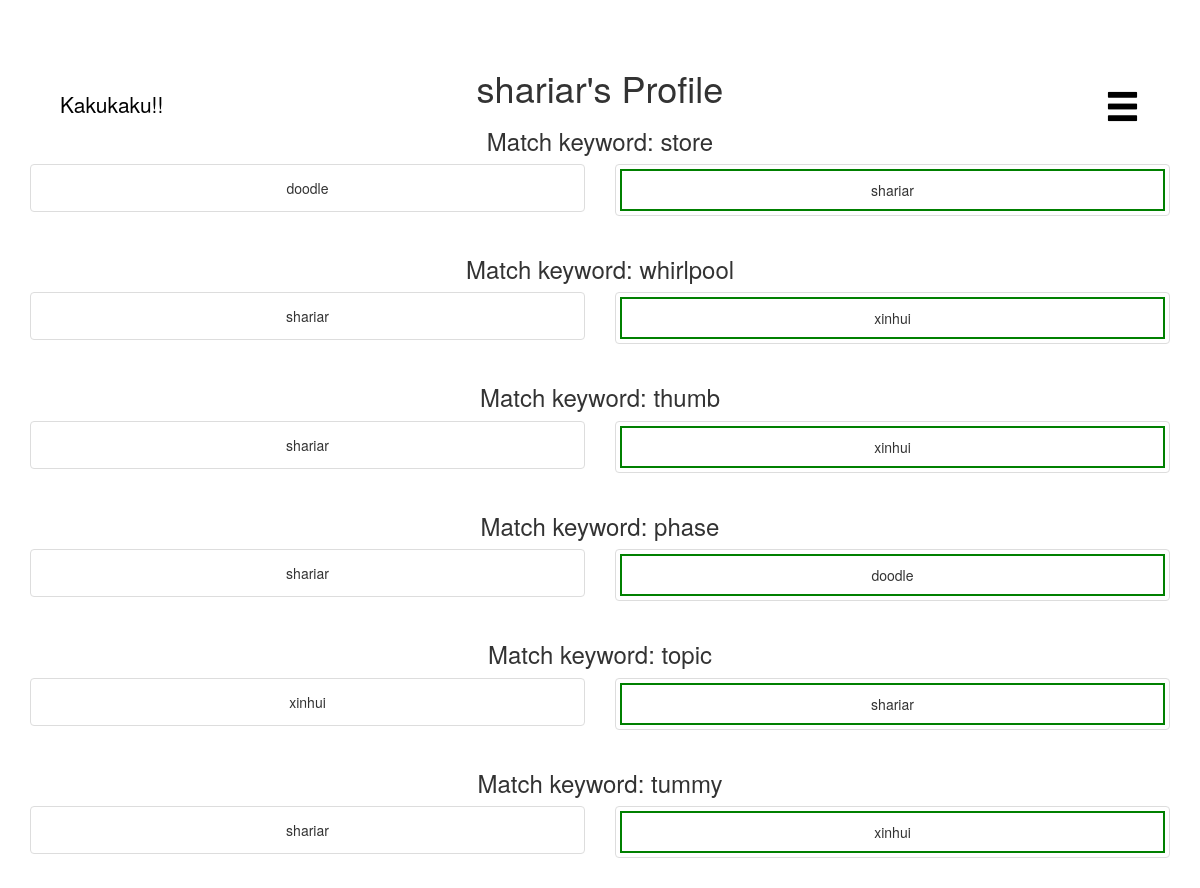
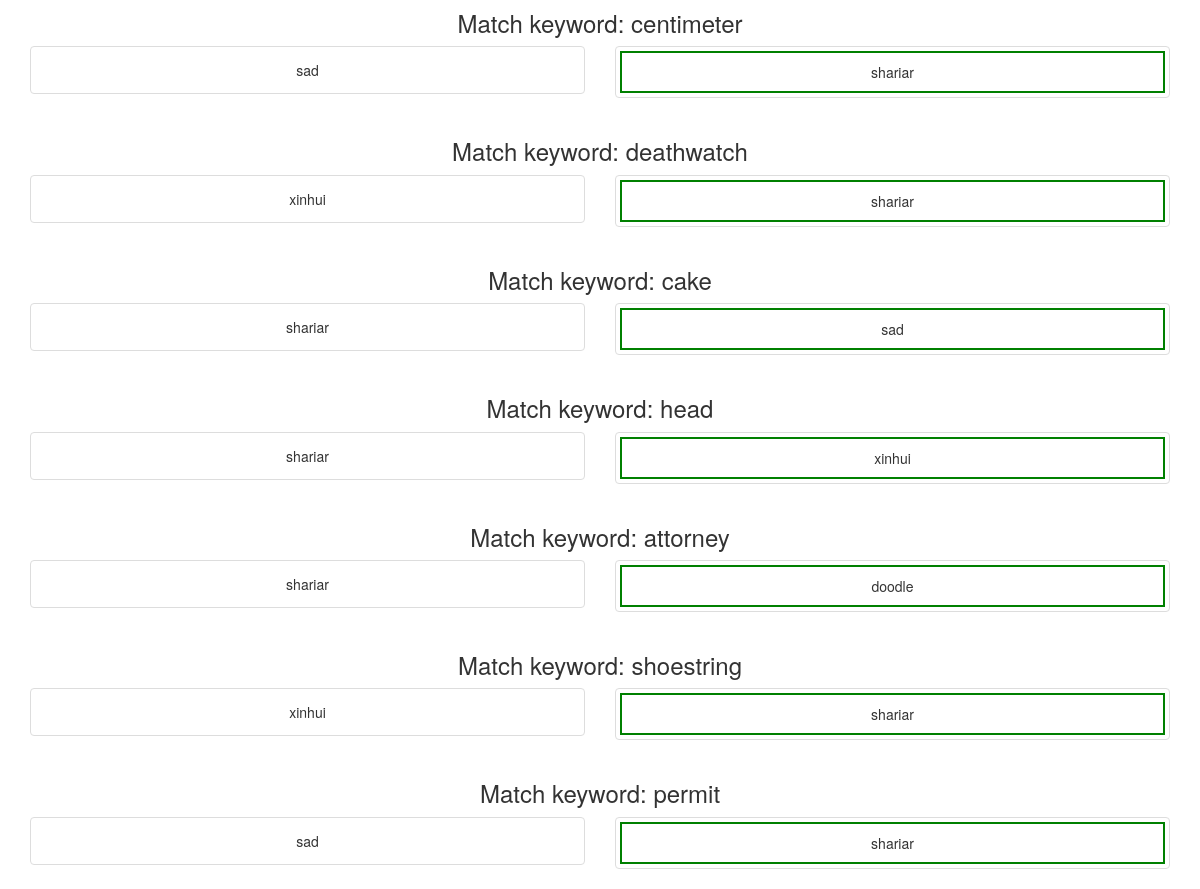
The page /profile/shariar on the database its author committed (2 pictures, top to bottom).
### tables this page shows
CREATE TABLE users (user_id integer PRIMARY KEY, username text NOT NULL,passhash text NOT NULL, wins integer NOT NULL);

CREATE TABLE matches (match_id integer PRIMARY KEY AUTOINCREMENT, word text NOT NULL, user_1 integer NOT NULL, pic_1 text, user_2 integer, pic_2 text, judge integer, winner integer);

### app.py (the view)
@app.route('/profile/<username>')
def profile(username):
    matches = db.get_matches_for_user(username)
    return render_template('profile.html', matches = matches, user = username)

### utils/database.py (called while the page is built)
def get_user_id(username):
    path = "data/data.db"
    database = sqlite3.connect(path)
    curse = database.cursor()
    user_query = "SELECT user_id FROM users WHERE username = ?"
    user_result = curse.execute(user_query,(username,))
    user_result = user_result.fetchone()
    print "USER RESULT:", user_result
    if user_result == None:
        return -1
    user_id = int(user_result[0])
    return user_id

def get_username(userid):
    path = "data/data.db"
    database = sqlite3.connect(path)
    curse = database.cursor()
    if userid == None:
        return None
    user_query = "SELECT username FROM users WHERE user_id = ?"
    user_result = curse.execute(user_query,(userid,))
    user_result = user_result.fetchone()[0]
    print "USER RESULT:", user_result
    if user_result == None:
        return -1
    return user_result

def get_match(match_id):
    path = "data/data.db"
    database = sqlite3.connect(path)
    curse = database.cursor()
    db_result = {}
    print match_id
    query =  "SELECT * FROM matches WHERE match_id = " + str(match_id)
    db_result = curse.execute(query)
    db_result = db_result.fetchone()
    result = {
        'word': db_result[1],
        'match_id': db_result[0],
        'user_1': get_username(db_result[2]),
        'user_2': get_username(db_result[4]),
        'img_1': db_result[3],
        'img_2': db_result[5],
        'winner': db_result[7],
        'judge': db_result[6]
    }
    return result

def get_matches_for_user(username):
    path = "data/data.db"
    database = sqlite3.connect(path)
    curse = database.cursor()
    db_result = {}
    user_id = get_user_id(username)
    query =  "SELECT match_id FROM matches WHERE (user_1 = ? OR user_2 = ?) and pic_1 IS NOT NULL and pic_2 IS NOT NULL"
    db_result = curse.execute(query,(user_id,user_id))
    match_ids = db_result.fetchall()
    results = []
    for match in match_ids:
        print "FINDING: ", match[0]
        results.append(get_match(match[0]))
    return results

### templates/profile.html (shortened to what this page needs)
<html>
  <head>
    <link rel="stylesheet" href="../static/css/style.css">
    <link rel="stylesheet" href="https://maxcdn.bootstrapcdn.com/bootstrap/3.3.7/css/bootstrap.min.css">
  </head>
  <body>
   <div class="logo">
     <a href="/"><span class="logo-text">Kakukaku!!</span></a>
   </div>
   <div class="burger">
     <div class="dropdown">
       <a class="dropdown-toggle" data-toggle="dropdown" href="#"><span class="glyphicon glyphicon-menu-hamburger" style="font-size:2.5em;color:black" aria-hidden="true"></span>
       </a>
     </div>
   </div>
   <div class="container" style="margin-top: 4%">
     <h1>{{user}}'s Profile</h1>
     {% for match in matches %}
     <h3>Match keyword: {{match["word"]}}</h3>
     <div class="row">
       <div class="col-sm-6">
	 <div class="thumbnail">
	   {% if match["winner"] == 1 %}
	   <div class="user1 winner">
	     {% else %}
	     <div class="user1">
	       {% endif %}
	       <div class="caption">
		 {{match["user_1"]}}
	       </div>
	     </div>
	   </div>
	 </div>
	 <div class="col-sm-6">
	   <div class="thumbnail">
	     {% if match["winner"] == 2 %}
	     <div class="user2 winner">
	       {% else %}
	       <div class="user2">
		 {% endif %}
		 <div class="caption">
		   {{match["user_2"]}}
		 </div>
	       </div>
	     </div>
	   </div>
	 </div>
       {% endfor %}
       </div>
  </body>
</html>

### static/css/style.css (style rules this page uses)
body { color: black; text-align: center; }
.burger { position: absolute; right: 5%; top: 5%; }
.logo { position: absolute; left:5%; top:5%; }
.logo-text { color: black; text-decoration: none; font-size: 1.5em; }
.winner { border: 2px solid green; }

### rows shown on the page
users: username "shariar", user_2 "shariar" "shariar" "shariar" "shariar" "shariar" "shariar", user_1 "shariar" "shariar" "shariar" "shariar" "shariar" "shariar" "shariar"
matches: word "store"
users: user_1 "doodle", user_2 "doodle" "doodle"
matches: word "whirlpool"
users: user_2 "xinhui" "xinhui" "xinhui" "xinhui", user_1 "xinhui" "xinhui" "xinhui"
matches: word "thumb"
matches: word "phase"
matches: word "topic"
matches: word "tummy"
matches: word "centimeter"
users: user_1 "sad" "sad", user_2 "sad"
matches: word "deathwatch"
matches: word "cake"
matches: word "head"
matches: word "attorney"
matches: word "shoestring"
matches: word "permit"
